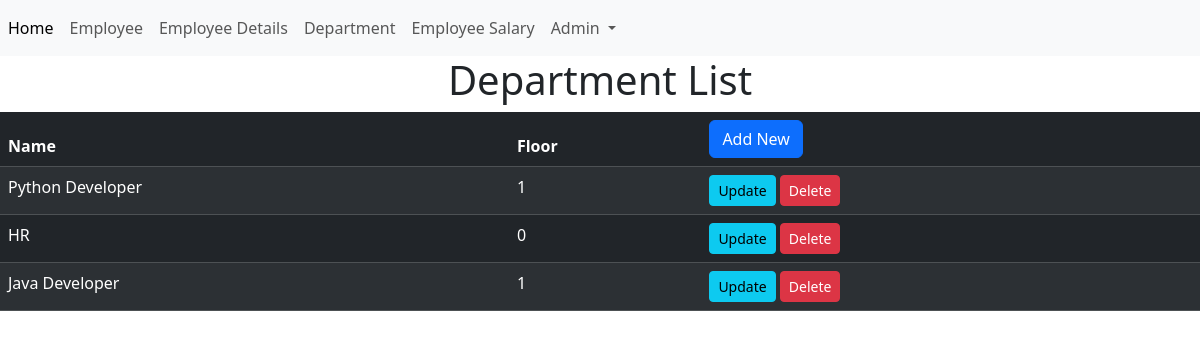
Screenshot of /department (signed in) with the database file from the repository.
### Emp_Man/models.py (models this page shows, shortened)
class Department_Model(models.Model):
    name = models.CharField(max_length=255)
    floor = models.IntegerField()

### Emp_Man/views.py (the view)
# urls.py: path("department",views.Department_View),
def Department_View(request):# View all departments
    if request.user.is_authenticated and request.user.is_superuser:
            dept=Department_Model.objects.all()
            return render(request,"html/department.html",{"dept":dept})
    else:
        return redirect("/a")

### templates/html/department.html
{%extends "html/home.html"%}
{%block body%}
<h1><center>Department List<center></h1>
<table class="table table-dark table-striped">
    <thead>
      <tr>
        <th class="col">Name</th>
        <th class="col">Floor</th>
        <th class="col align-item-end">
        <a class=" btn btn-primary " href="/dept" role="button ">Add New</a></th>
      </tr>
    </thead>
    <tbody>
      {% for department in dept %}
      <tr>
          <td >{{ department.name }}</td>
          <td>{{ department.floor }}</td>
          <td > <a class="btn btn-sm btn-info " href="/dept/{{department.id}}" role="button">Update</a>
          <a class="btn btn-sm btn-danger" href="/ddelete/{{department.id}}" role="button">Delete</a></td>
      </tr>
  {% endfor %}
{%endblock%}

### rows the page displays
Department_Model: name "Python Developer", floor "1"
Department_Model: name "HR", floor "0"
Department_Model: name "Java Developer", floor "1"
